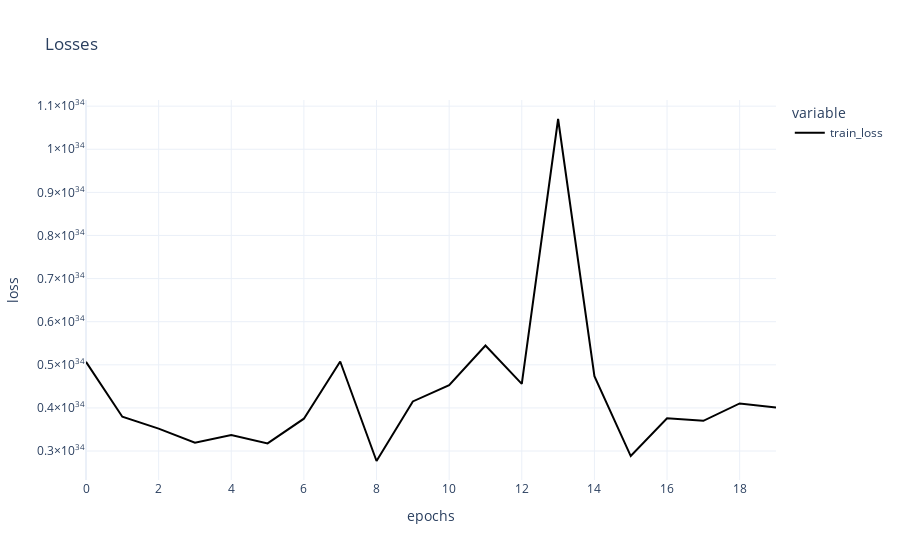

The notebook cell saved with this chart:
### Code cell
p2 = px.line(losses, title = "Losses")
p2.update_traces(name = "train_loss", line_color = "black", line_width = 2)
p2.update_layout(template = "plotly_white", xaxis_title = "epochs", yaxis_title = "loss")

### Figure 1 — Plotly figure (JSON) as saved in the notebook; plotly's stock layout.template omitted (floating-point values rounded to 4 significant figures)
{"data": [{"hovertemplate": "variable=0<br>index=%{x}<br>value=%{y}<extra></extra>", "legendgroup": "0", "line": {"color": "black", "dash": "solid", "width": 2}, "marker": {"symbol": "circle"}, "mode": "lines", "name": "train_loss", "orientation": "v", "showlegend": true, "type": "scatter", "x": [0, 1, 2, 3, 4, 5, 6, 7, 8, 9, 10, 11, 12, 13, 14, 15, 16, 17, 18, 19], "xaxis": "x", "y": [5.069e+33, 3.797e+33, 3.52e+33, 3.193e+33, 3.371e+33, 3.178e+33, 3.75e+33, 5.076e+33, 2.769e+33, 4.15e+33, 4.53e+33, 5.448e+33, 4.557e+33, 1.07e+34, 4.737e+33, 2.884e+33, 3.762e+33, 3.701e+33, 4.104e+33, 4.012e+33], "yaxis": "y"}], "layout": {"legend": {"title": {"text": "variable"}, "tracegroupgap": 0}, "title": {"text": "Losses"}, "xaxis": {"anchor": "y", "domain": [0, 1], "title": {"text": "epochs"}}, "yaxis": {"anchor": "x", "domain": [0, 1], "title": {"text": "loss"}}}}
